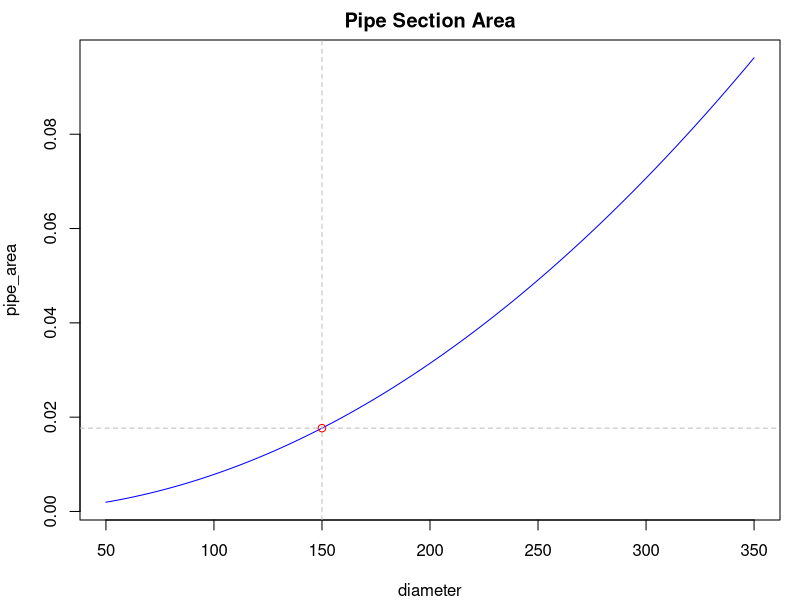
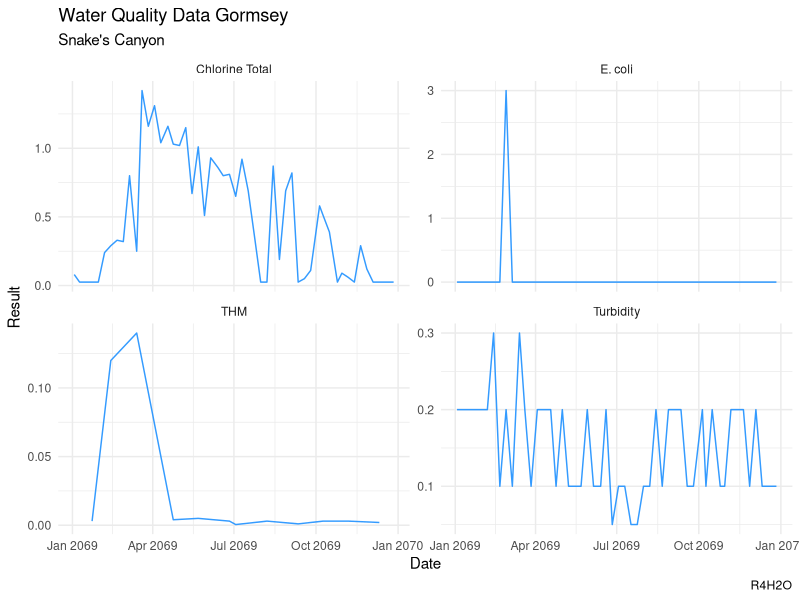
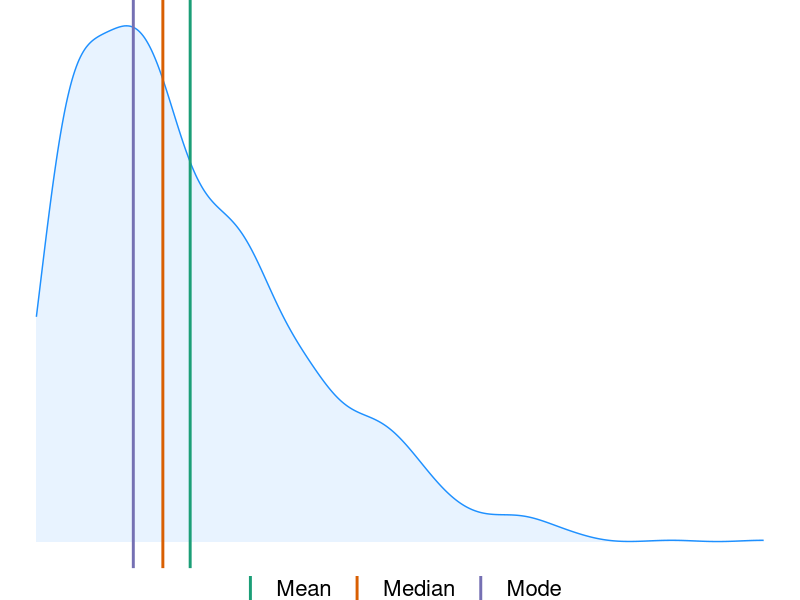
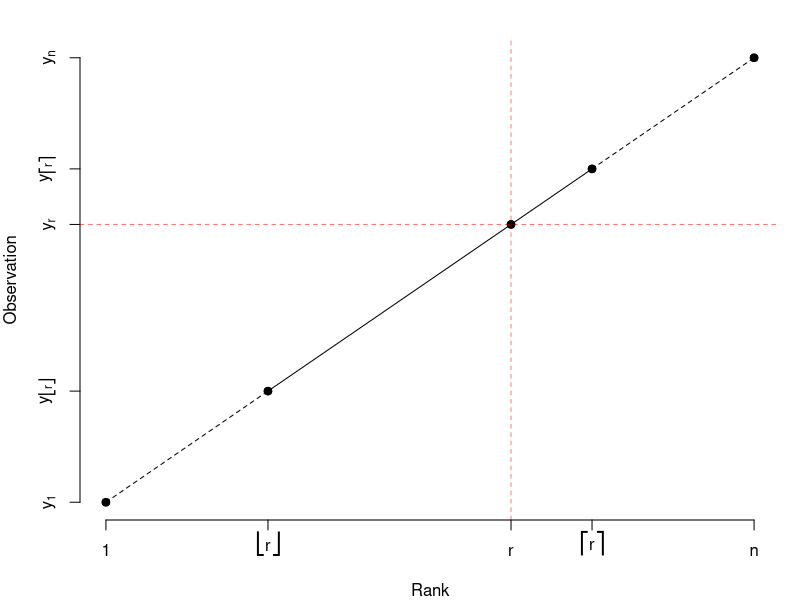
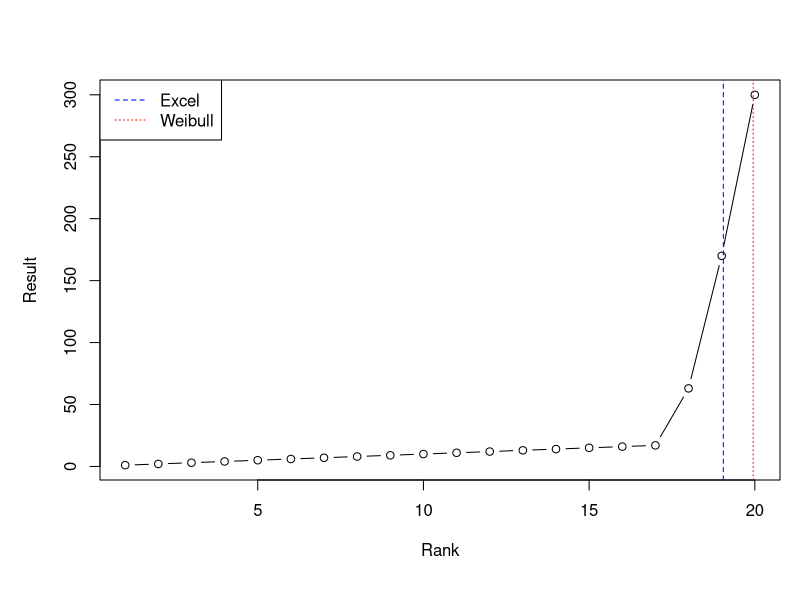
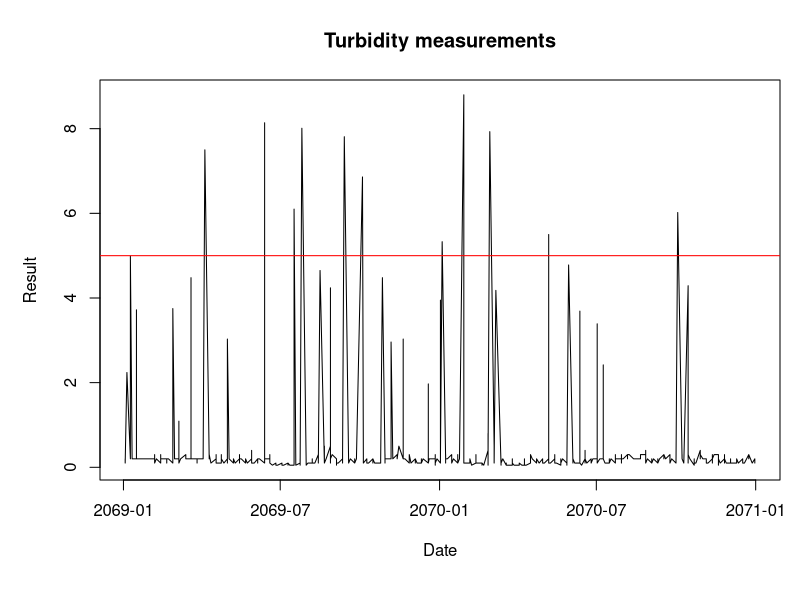
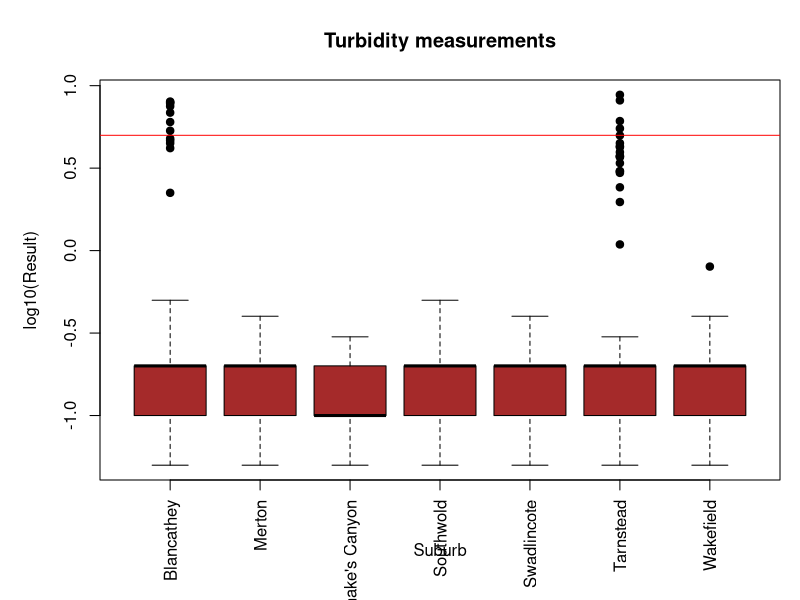
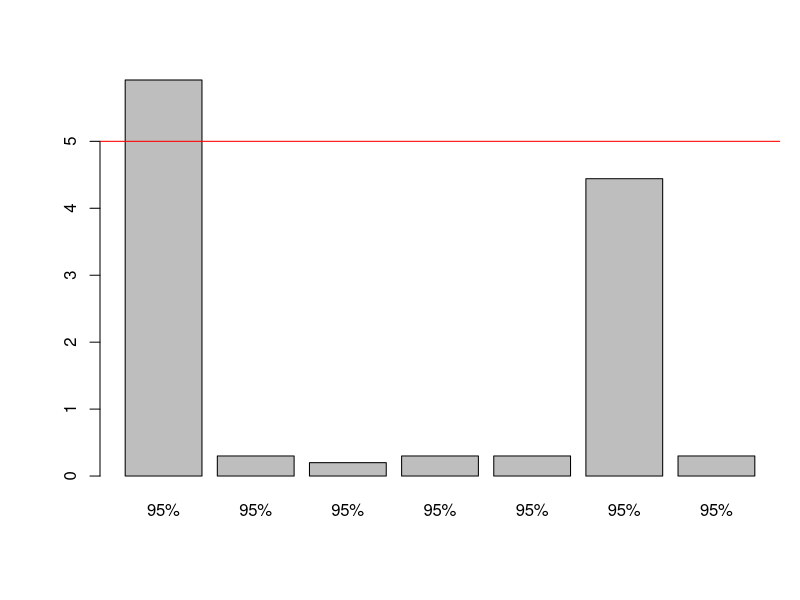

The R source for these figures, in order:
## ---- chunk 1
knitr::opts_chunk$set(echo = FALSE, message=FALSE, warning=FALSE, dpi=300)
## ---- chunk 2
3 - 3 * 6 + 2
## ---- chunk 3
diameter <- 150
pipe_area <- (pi / 4) * (diameter / 1000)^2
pipe_area
sqrt(pipe_area / (pi / 4)) * 1000
## ---- chunk 4
complaints <- c(12, 13, 23, 45, 22, 99, 31)

sum(complaints)
prod(complaints)
abs(complaints)
exp(complaints)
factorial(complaints)
log(complaints, base = 3)
log10(complaints)
## ---- chunk 5
par(mar = c(4, 4, 2, 1))
## ---- chunk 6
diameter <- 50:350
pipe_area <- (pi / 4) * (diameter / 1000)^2
plot(diameter, pipe_area, type = "l", col = "blue", main = "Pipe Section Area")
abline(v = 150, col = "grey", lty = 2)
abline(h = (pi / 4) * (150 / 1000)^2, col = "grey", lty = 2)
points(150, (pi / 4) * (150 / 1000)^2, col = "red")
## ---- chunk 7
library(tidyverse)
library(lubridate)
gormsey_2070 <- read_csv("casestudy1/gormsey.csv") %>% 
    filter(year(Date) == 2069 & Suburb == "Snake's Canyon")

ggplot(gormsey_2070, aes(Date, Result)) + 
    geom_line(alpha = 0.9, col = "dodgerblue") + 
    facet_wrap(~Measure, scales = "free_y") + 
    theme_minimal() + 
    labs(title = "Water Quality Data Gormsey",
         subtitle = unique(gormsey_2070$Suburb),
         caption = "R4H2O")
## ---- chunk 8
library(tidyverse)
gormsey <- read_csv("casestudy1/gormsey.csv")

names(gormsey)
dim(gormsey)
ncol(gormsey)
nrow(gormsey)

head(gormsey)
str(gormsey)
glimpse(gormsey)
## ---- chunk 9
gormsey[12:13, ]
gormsey[, 4:5]
gormsey[1:2, c(2, 4:5, 6)]
gormsey[1:2, c(-1, -3, -7)]
gormsey$Date[1:6]
## ---- chunk 10
a <- 1:2
a == 1
a != 1
a >= 2

a <- c(TRUE, FALSE)
a * 2

"small" > "large" 

gormsey$Measure == "Turbidity" & gormsey$Result > 5
## ---- chunk 11
# Three methods

gormsey[gormsey$Measure == "Turbidity", ]

subset(gormsey, Measure == "Turbidity")

library(dplyr)
filter(gormsey, Measure == "Turbidity")

turb5 <- filter(gormsey, Measure == "Turbidity" & Result > 5)
## ---- chunk 12
length(gormsey$Measure)

unique(gormsey$Measure)

table(gormsey$Measure)
## ---- chunk 13
count(gormsey, Measure)
## ---- chunk 14
library(tidyverse)
library(sn)
library(modeest)
set.seed(1)
##x <- rlnorm(1000, meanlog = .6, sdlog = .1) * 100
x <- rsn(n=1000, xi=0, omega=1, alpha=100, tau=.1, dp=NULL)
s <- tibble(s = c(mean(x),
                  median(x),
                  mlv(x, method = "asselin")),
            t = c("Mean", "Median", "Mode"))
ggplot(tibble(x), aes(x)) +
    geom_density(fill = "dodgerblue", alpha = 0.1, col = "dodgerblue") +
    geom_vline(data = s, aes(xintercept = s, col = t), size = 1) +
    scale_color_brewer(type = "qual", palette = 2, name = NULL) + 
    theme_void(base_size = 20) +
    theme(legend.direction="horizontal",
          legend.position = "bottom")
## ---- chunk 15
turbidity <- filter(gormsey, Measure == "Turbidity")

mean(turbidity$Result)
sum(turbidity$Result) / length(turbidity$Result)

median(turbidity$Result)
## ---- chunk 16
min(turbidity$Result)
max(turbidity$Result)
range(turbidity$Result)
diff(range(turbidity$Result))

var(turbidity$Result)
sd(turbidity$Result)

sqrt(sum((turbidity$Result - mean(turbidity$Result))^2) / 
       (length(turbidity$Result) - 1))
## ---- chunk 17
x <- c(1, 2, 3.5, 4, 5)
y <- 2 * x

plot(x, y, pch = 19, 
     xlab = "Rank", 
     ylab = "Observation", 
     xaxt = "n",
     yaxt = "n", 
     frame.plot = FALSE)

axis(1, at = x,
     labels = c(1, 
                expression(group(lfloor, r, rfloor)), 
                "r", 
                expression(group(lceil, r, rceil)), 
                "n"))

axis(2, at = y,
     labels = c(expression(y[1]),
                expression(y[group(lfloor, r, rfloor)]),
                expression(y[r]),
                expression(y[group(lceil, r, rceil)]),
                expression(y[n])))

lines(x[1:2], y[1:2], lty = 2)
lines(x[2:4], y[2:4], lty = 1)
lines(x[4:5], y[4:5], lty = 2)

abline(h = y[3], col = "red", lwd = .5, lty = 2)
abline(v = x[3], col = "red", lwd = .5, lty = 2)

points(x, y)
## ---- chunk 18
IQR(turbidity$Result)
summary(turbidity$Result)
quantile(turbidity$Result, type = 6, probs = 0.95)
## ---- chunk 19
sample <- c(1:17, 63, 170, 300)

## Set parameters
n <- length(sample)
p <- 0.95

## Visualise
par(mar=c(6, 5, 4, 1))
plot(sample, type = "b",
     xlab = "Rank", ylab = "Result",
     cex.axis = 1,
     cex.lab = 1,
     cex.main = 1,
     cex.sub = 1,
     lwd = 1)

## Calculate rank
r_weibull <- p * (n + 1)
r_excel <- 1 + p * (n - 1)

## Interpolate percentiles
x_weibull <- (1 - (r_weibull - floor(r_weibull))) * sample[floor(r_weibull)] + (r_weibull - floor(r_weibull)) * sample[ceiling(r_weibull)]
x_excel <- (1 - (r_excel - floor(r_excel))) * sample[floor(r_excel)] + (r_excel - floor(r_excel)) * sample[ceiling(r_excel)]

## Visualise
abline(v = r_weibull, col = "red", lwd = 1, lty = 3)
abline(v = r_excel, col = "blue", lwd = 1, lty = 2)

## Legend
legend("topleft", legend = c("Excel", "Weibull"), col = c("blue", "red"), lwd = 1, lty = c(2, 3))
## ---- chunk 20
measures <- group_by(gormsey, Measure)
summarise(measures, max = max(Result))

measures_town <- group_by(gormsey, Measure, Suburb)
summarise(measures,
          Samples = n(),
          Mean = mean(Result),
          Median = median(Result),
          p95 = quantile(Result, type = 6, probs = 0.95))
## ---- chunk 21
library(tidyverse)
bom <- read_csv("casestudy1/IDCJAC0009_088110_1800_Data.csv")
bom_year <- group_by(filter(bom, Year != 2022), Year)
annual_rain <- summarise(bom_year, 
                         TotalRain = sum(`Rainfall amount (millimetres)`, 
                                         na.rm = TRUE))
top_n(annual_rain, 5)
## ---- chunk 22
library(tidyverse)
gormsey <- read_csv("casestudy1/gormsey.csv")
turbidity <- filter(gormsey, Measure == "Turbidity")

plot(turbidity$Date, turbidity$Result, 
     type = "l",
     xlab = "Date",
     ylab = "Result",
     main = "Turbidity measurements")
abline(h = 5, col = "red")

boxplot(log10(Result) ~ Suburb, data = turbidity,
        pch = 19, las = 3, col = "brown",
        main = "Turbidity measurements")
abline(h = log10(5), col = "red")

p95 <- summarise(group_by(turbidity, Suburb), 
                 p95 = quantile(Result, 0.95))

barplot(p95$p95, names.arg = p95$Town)
abline(h = 5, col = "red")
## ---- chunk 23
chlorine <- filter(gormsey, Measure == "Chlorine Total")

chlorine_gr <- group_by(chlorine, Suburb)
  
chlorine_avg <- summarise(chlorine_gr, avg = mean(Result))

ggplot(chlorine, aes(Date, Result)) + 
  geom_line() + 
  facet_wrap(~Suburb) + 
  geom_hline(data = chlorine_avg, aes(yintercept = avg), col = "blue", lty = 2) + 
  theme_minimal() + 
  labs(title = "Average total chlorine leves in Gormsey",
       x = NULL, y = "Total Chlorine")
## ---- chunk 24
library(readr)
library(dplyr)
gormsey <- read_csv("casestudy1/gormsey.csv")
thm <- filter(gormsey, Measure == "THM")
glimpse(thm)
## ---- chunk 25
filter(gormsey, Measure == "THM") %>% 
  ggplot(aes(Suburb, Result)) + 
  geom_boxplot() + 
  geom_hline(yintercept = .2, col = "red", linetype = "longdash") + 
  scale_y_log10() + 
  coord_flip() + 
  theme_minimal() + 
  labs(title = "THM Results",
       subtitle = "Gormsey") 
## ---- chunk 26
filter(thm, Result > 0.2)
## ---- chunk 27
library(knitr)
thm_fail <- filter(gormsey, Measure == "THM" & Result > .25)
kable(select(thm_fail, Date, Suburb, Result),
      caption = "Example outut of the `kable()` function.", 
      digits = 2)
## ---- chunk 28
a <- sqrt(777)
round(a)
round(a, 2)
round(a, -1)
floor(a)
ceiling(a)
signif(a, 5)
